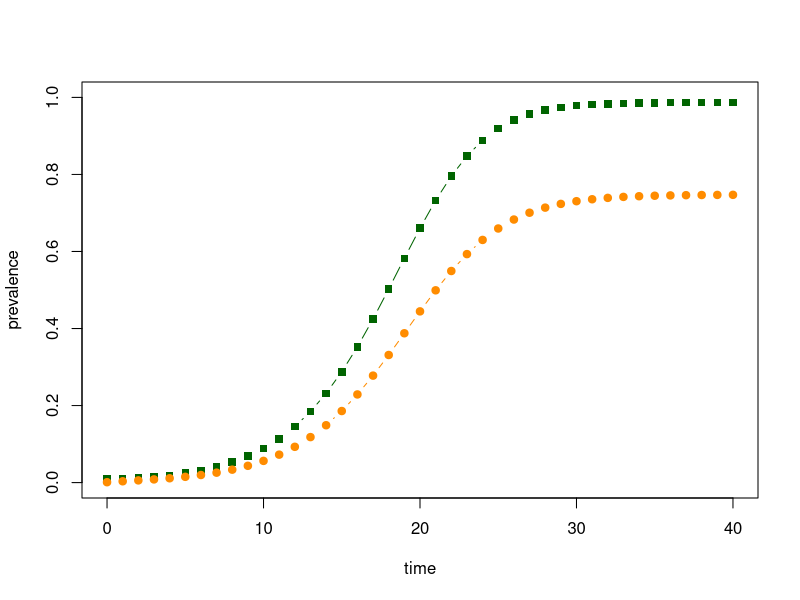
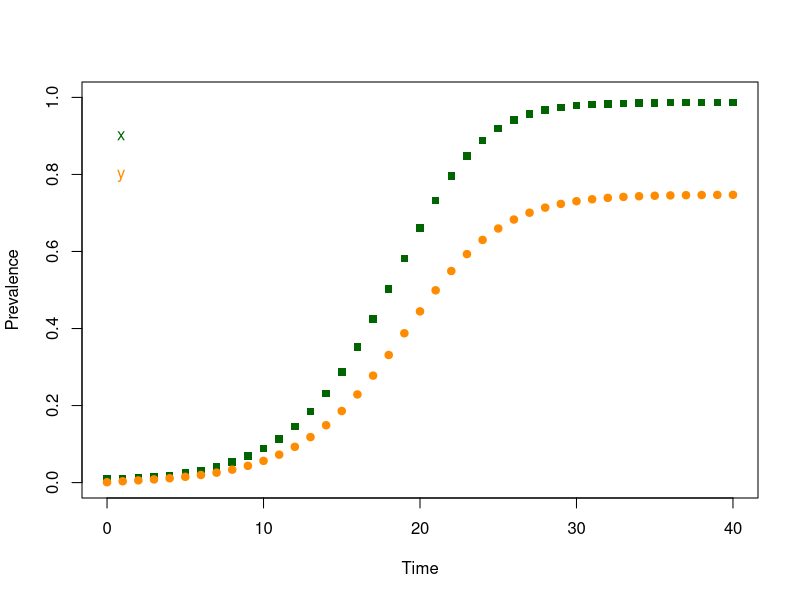
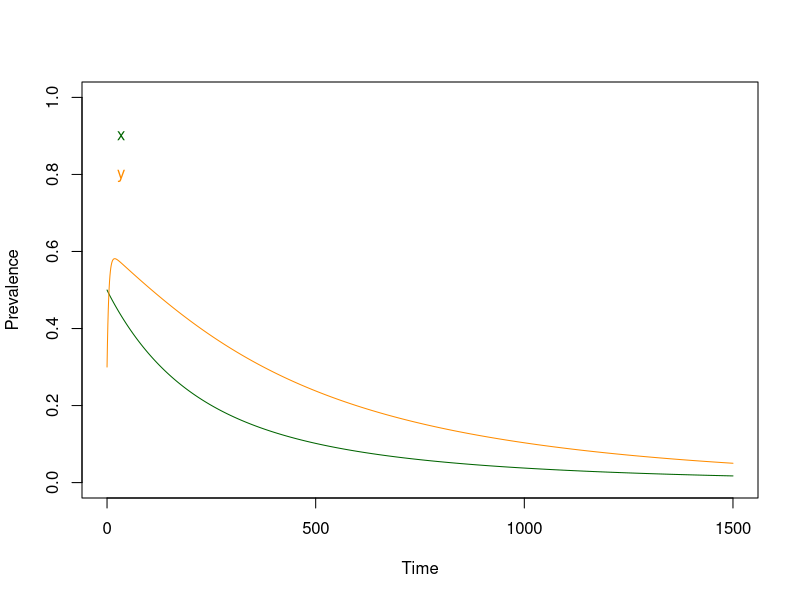
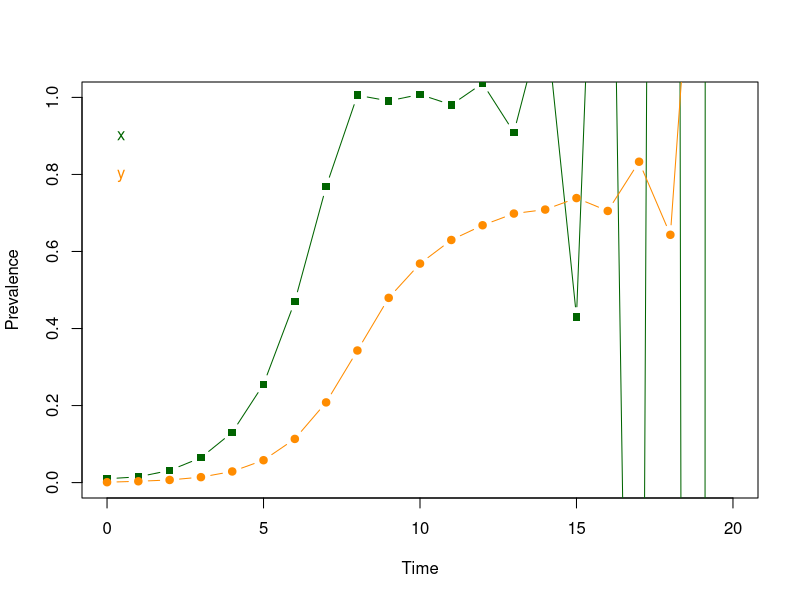
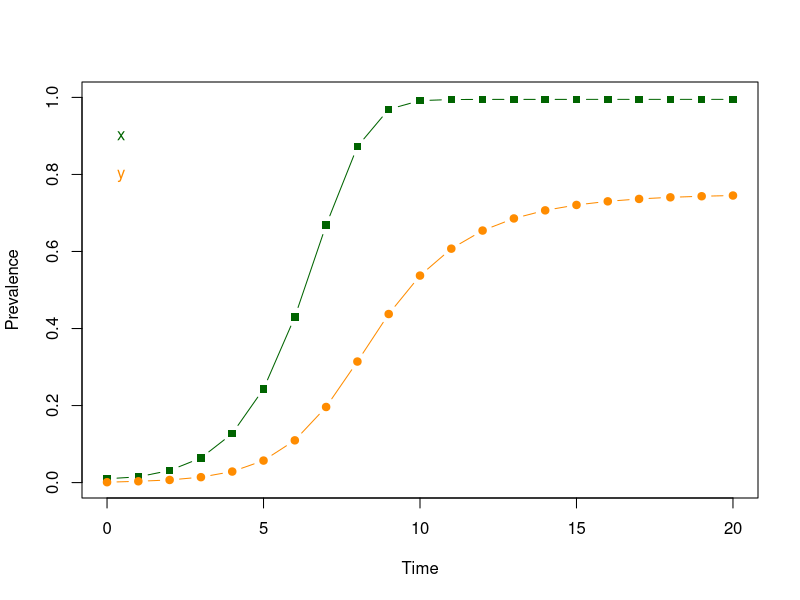
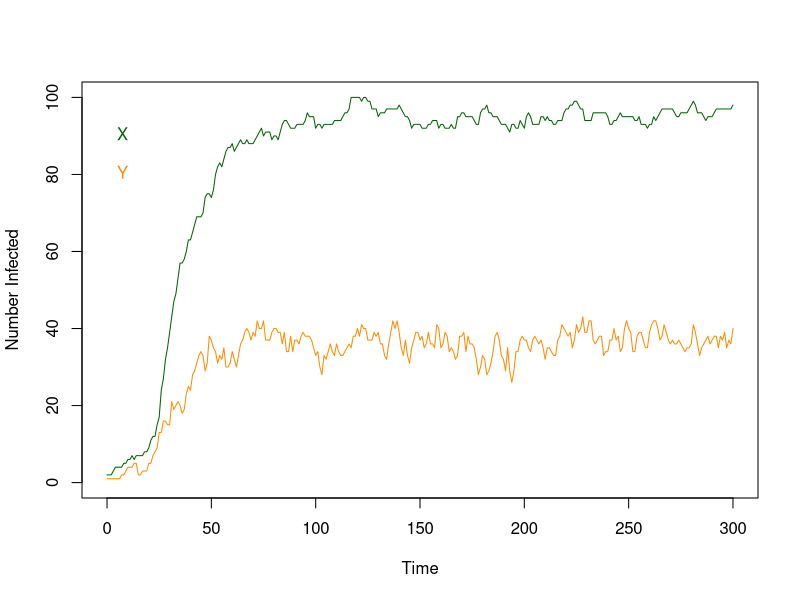
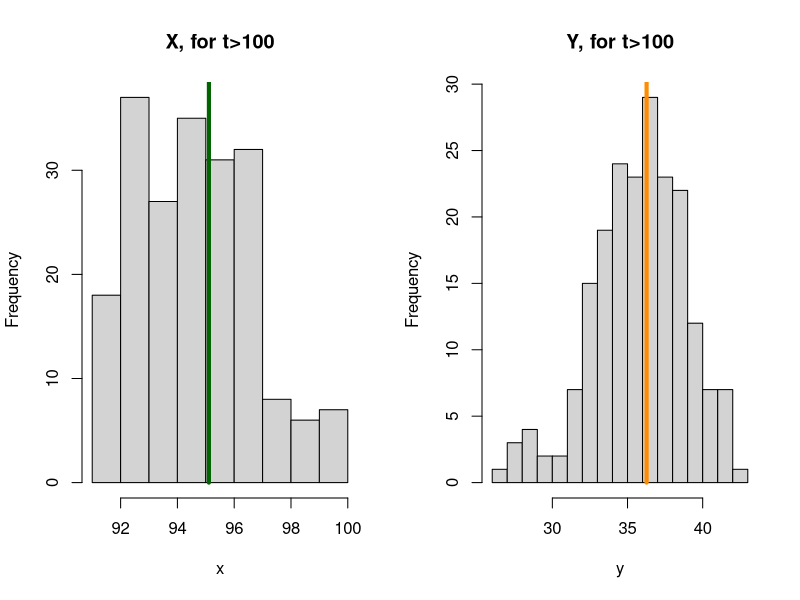
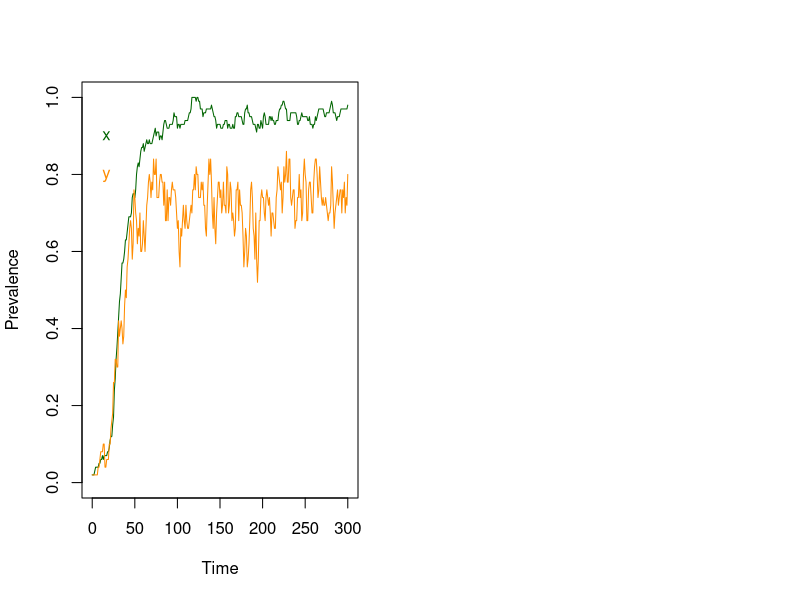

These figures' R source, in order:
## ---- chunk 1
# Initial Conditions at a point in time, as a Named Vector 
xy = c(t=0, x=0.01, y=0.001)
## ---- chunk 2
with(as.list(xy), x) 
## ---- chunk 3
# The parameters, as a list 
ross_dts_par = list(
  s = 1/200, # The fraction of infections that clear each day
  u = 1/12,  # The fraction of mosquitoes that die each day
  a = 1/4,   # The fraction of mosquitoes that blood feed on a human each day
  m = 2      # The number of mosquitoes per human
) 
## ---- chunk 4
# INPUTS
# xy - current variables, as a named vector
# p  - the parameters, as a list
#
# OUTPUTS
# the updated values of the variables, as a named vector

ross_dts_1 = function(xy, p){
  with(as.list(xy), 
    with(p,{
      xn = x - s*x + m*a*y*(1-x) 
      yn = y - u*y + a*x*(1-y) 
      return(c(t=t+1, x=xn, y=yn))
    })
  )
}
## ---- chunk 5
# xy_t stores the values of the variables
xy_t = xy 
## ---- chunk 6
# Compute 
xy = ross_dts_1(xy, ross_dts_par)
## ---- chunk 7
# Print to screen
print(xy) 
## ---- chunk 8
# Store 
xy_t = rbind(xy_t, xy)
## ---- chunk 9
# Print to screen
print(xy_t) 
## ---- chunk 10
# Iterate to compute the values as they change over time 
for(t in 2:40){
  xy = ross_dts_1(xy, ross_dts_par) 
  xy_t = rbind(xy_t, xy) 
} 
## ---- chunk 11
print(tail(xy_t, 3)) 
## ---- chunk 12
with(data.frame(xy_t),{
  plot(t, x, type = "b", ylim = c(0,1), ylab = "prevalence", xlab = "time",
       col = "darkgreen",  pch=15)
  lines(t, y, type = "b", col = "darkorange", pch =19)
})
## ---- chunk 13
# INPUTS
# pars - the parameters, as a list 
# x0   - the initial value of x
# y0   - the initial value of y
# t0   - the initial value of t
# tmax - the last value of t 
#
# OUTPUTS
# the values of the variables over time, as a list 
ross_dts_solve_1 = function(pars, x0=.01, y0 = 0.001, t0=0, tmax=100){
   xy = c(t=t0, x=x0, y=y0) 
   xy_t = xy 
   for(t in (t0+1):tmax){
     xy = ross_dts_1(xy, pars)
     xy_t = rbind(xy_t, xy)
   }
   return(list(time=xy_t[,1], x=xy_t[,2], y = xy_t[,3], last = xy)) 
}
## ---- chunk 14
# INPUTS
# xy_t - a list with elements named x, y, and time
# type - plot type:  "l" or "p" or "b"
# lty  - lty  
# add  - if TRUE, add to existing plot 
#
# OUTPUTS
# the values of the variables over time, as a list 
plot_xy = function(xy_t, type = "l", lty=1, add=FALSE){with(xy_t,{
  if(add == FALSE) 
  plot(time, x, "n", ylim = c(0,1), ylab = "Prevalence", xlab = "Time")
  lines(time, x, type = type, lty=lty, col = "darkgreen", pch =15)
  lines(time, y, type = type, lty=lty, col = "darkorange", pch =19)
  text(0, 0.9, "x", col = "darkgreen", pos=4) 
  text(0, 0.8, "y", col = "darkorange", pos=4) 
})}
## ---- chunk 15
plot_xy(ross_dts_solve_1(ross_dts_par, tmax=40), type="p") 
## ---- chunk 16
# The last value is still stored as xy; the [-1] omits t
xy[-1] - ross_dts_1(xy, ross_dts_par)[-1]
## ---- chunk 17
for(i in 41:140){
  xy = ross_dts_1(xy, ross_dts_par)
  xy_t = rbind(xy_t, xy) 
} 
xy[-1] - ross_dts_1(xy, ross_dts_par)[-1]
## ---- chunk 18
# INPUTS
# params - the parameters, as a list 
#
# OUTPUTS
# the steady state values of x and y 
ross_dts_steady_0 = function(params){with(params,{
  xx = (m*a^2 - s*u)/ (m*a^2 + s*a)
  yy = a*xx/(u+a*xx) 
  c(x=xx,y=yy)
})}
## ---- chunk 19
ross_dts_steady_0(ross_dts_par)
## ---- chunk 20
ross_dts_par1 = ross_dts_par
ross_dts_par1$m = 0.005
ross_dts_steady_0(ross_dts_par1)
## ---- chunk 21
plot_xy(ross_dts_solve_1(ross_dts_par1, x0 = .5, y0=.3, tmax=1500)) 
## ---- chunk 22
ross_dts_steady_0(ross_dts_par1)
## ---- chunk 23
m_crit = with(ross_dts_par, s*u/a^2)
m_crit 
## ---- chunk 24
ross_dts_par2 = ross_dts_par
ross_dts_par2$m = m_crit
ross_dts_steady_0(ross_dts_par2)
## ---- chunk 25
# INPUTS
# params - the parameters, as a list 
#
# OUTPUTS
# the steady state values of x and y 
ross_dts_steady_1 = function(params){with(params,{
  xx = ifelse(m*a^2 > s*u, (m*a^2 - s*u)/(m*a^2 + s*a), 0) 
  yy = a*xx/(u+a*xx) 
  c(x=xx,y=yy)
})}
## ---- chunk 26
ross_dts_steady_1(ross_dts_par1)
## ---- chunk 27
xy[-1]
## ---- chunk 28
ross_dts_steady_1(ross_dts_par) 
## ---- chunk 29
sum(abs(xy[-1] - ross_dts_steady_1(ross_dts_par)))
## ---- chunk 30
# INPUTS
# xy  - xy 
# par - a set of parameters for a ross_dts model 
# tol - a tolerance level 
#
# OUTPUTS
# boolean - 
ross_dts_checkit_1 = function(xy, ross_dts_pars, tol=1e-9){
  sum(abs(xy[-1] - ross_dts_steady_1(ross_dts_pars)))  < tol
}
## ---- chunk 31
ross_dts_checkit_1(xy, ross_dts_par)
## ---- chunk 32
ross_dts_par3 = ross_dts_par
ross_dts_par3$m = 20 
plot_xy(ross_dts_solve_1(ross_dts_par3, x0 = .01, y0=.001, tmax=20), "b") 
## ---- chunk 33
# INPUTS
# xy      - current variables, as a named vector
# params  - the parameters, as a list
#
# OUTPUTS
# the updated values of the variables, as a named vector
ross_dts_2 = function(xy, params){with(as.list(xy), with(params,{
  xn = x - s*x + (1-exp(-m*a*y))*(1-x) 
  yn = y - u*y + a*x*(1-y) 
  t=t+1
  return(c(t=t, x=xn, y=yn))
}))}
## ---- chunk 34
# INPUTS
# pars - the parameters, as a list 
# x0   - the initial value of x
# y0   - the initial value of y
# t0   - the initial value of t
# tmax - the last value of t 
#
# OUTPUTS
# the values of the variables over time, as a list 
ross_dts_solve_2 = function(pars, x0=.01, y0 = 0.001, t0=0, tmax=100){
   xy = c(t=t0, x=x0, y=y0) 
   xy = c(t=0, x=x0, y=y0) 
   xy_t = xy 
   for(t in (t0+1):tmax){
     xy = ross_dts_2(xy, pars)
     xy_t = rbind(xy_t, xy)
   }
   return(list(time=xy_t[,1], x=xy_t[,2], y = xy_t[,3], last = xy)) 
}
## ---- chunk 35
plot_xy(ross_dts_solve_2(ross_dts_par3, x0 = .01, y0=.001, tmax=20), "b") 
## ---- chunk 36
# INPUTS
# par - the model parameters, as a list 
#
# OUTPUTS
# the steady state values of x and y 
ross_dts_steady_2 = function(pars){with(pars,{
   f_xx = function(x, pp){with(pp,{
     xx = (1 - exp(-m*a^2*x/(u+a*x)))*(1-x) - s*x
     y = a*xx/(u+a*xx)
     yy = u*y + a*xx*(1-y) 
     return(xx^2 + yy^2)
   })}
   xx = optimize(f_xx, c(0,1), pp=pars, tol = 1e-10)$min
   yy = a*xx/(u+a*xx) 
   c(xx, yy)
})}
## ---- chunk 37
ross_dts_steady_2(ross_dts_par3)
## ---- chunk 38
ross_dts_solve_2(ross_dts_par3, x0=.1, y0=.05,tmax=300)$last[-1]
## ---- chunk 39
ross_dts_checkit_2 = function(pars, x0 = .1, y0=.05, tmax=500, tol=1e-7){
  xyt = ross_dts_solve_2(pars, x0=x0, y0=y0, tmax=tmax)
  sum(abs(xyt$last[-1] - ross_dts_steady_2(pars))) < tol
}
## ---- chunk 40
ross_dts_checkit_2(ross_dts_par3)
## ---- chunk 41
# The parameters, as a list 
ross_sdts_par = list(
  M = 50,   # The number of mosquitoes 
  H = 100,   # The number of humans 
  s = 1/200, # The fraction of infections that clear each day
  u = 1/12,  # The fraction of mosquitoes that die each day
  a = 1/4   # The fraction of mosquitoes that blood feed on a human each day
)
ross_sdts_par$m = with(ross_sdts_par, M/H)
## ---- chunk 42
# XY      - a vector of the form c(t, X, Y) 
# params  - the parameters, as a list 
ross_sdts = function(XY, params){
  with(as.list(XY), 
    with(params,{
      ar = 1 - exp(-a*Y/H)
      Xn = rbinom(1, X, 1-s) + rbinom(1, H-X, ar)  
      Yn = rbinom(1, Y, 1-u) + rbinom(1, M-Y, a*X/H)  
      t=t+1
      return(c(t=t, X=Xn, Y=Yn))
}))}
## ---- chunk 43
# INPUTS
# pars - the parameters, as a list 
# X0   - the initial number of infected humans
# Y0   - the initial number of infected mosquitoes 
# t0   - the initial value of t
# tmax - the last value of t 
#
# OUTPUTS
# the values of the variables over time, as a list 
sim_ross_sdts = function(pars, X0=2, Y0 = 1, t0=0, tmax=100){
   XY = c(t=t0, X=X0, Y=Y0) 
   XY_t = XY 
   for(t in (t0+1):tmax){
     XY = ross_sdts(XY, pars)
     XY_t = rbind(XY_t, XY)
   }
   X=XY_t[,2] 
   Y=XY_t[,3]
   x=X/pars$H 
   y=Y/pars$M 
   return(list(time=XY_t[,1], x=x, y=y, X=X, Y=Y, last = XY)) 
}
## ---- chunk 44
# INPUTS
# XY_t - a list with elements named x, y, and time
# type - plot type:  "l" or "p" or "b"
# lty  - lty  
# add  - if TRUE, add to existing plot 
plot_XY = function(XY_t, type="l", lty=1, add= FALSE){with(XY_t,{
  if(add == FALSE) 
  plot(time, X, type = "n", ylim = range(0, X, Y), ylab = "Number Infected", xlab = "Time")
  lines(time, X, type=type, lty=lty, col="darkgreen", pch =15)
  lines(time, Y, type=type, lty=lty, col="darkorange", pch =19)
  text(0, 0.9*max(X,Y), "X", col = "darkgreen", pos=4) 
  text(0, 0.8*max(X,Y), "Y", col = "darkorange", pos=4) 
})}
## ---- chunk 45
set.seed(253)
XYt <- sim_ross_sdts(ross_sdts_par, tmax=300) 
## ---- chunk 46
plot_XY(XYt)
## ---- chunk 47
Xdist= with(XYt, X[-c(1:100)]) 
Ydist= with(XYt, Y[-c(1:100)]) 
mX = mean(Xdist)
mY = mean(Ydist) 
c(X=mX, Y=mY)
## ---- chunk 48
par(mfrow=c(1,2))
hist(Xdist,  xlab = "x", main = "X, for t>100")
segments(mX, 0, mX, 250, lwd=4, col = "darkgreen")
hist(Ydist, 15, xlab = "y", main = "Y, for t>100")
segments(mY, 0, mY, 200, lwd=4, col = "darkorange")
## ---- chunk 49
plot_xy(XYt)
## ---- chunk 50
xdist= with(XYt, x[-c(1:100)]) 
ydist= with(XYt, y[-c(1:100)]) 
mx = mean(xdist)
my = mean(ydist)
c(x=mx, y=my) 
## ---- chunk 51
par(mfrow=c(1,2))
hist(xdist,  xlab = "x", main = "x, for t>100")
segments(mx, 0, mx, 250, lwd=4, col = "darkgreen")
hist(ydist, 15, xlab = "y", main = "y, for t>100")
segments(my, 0, my, 200, lwd=4, col = "darkorange")
## ---- chunk 52
with(XYt,{
  ix = which(time>100)
  plot(jitter(X[ix]), jitter(Y[ix]), xlab = "X", ylab = "Y")
}) 
points(mX, mY, col = "darkred", pch = 8, cex =3)
## ---- chunk 53
c(mx, my) - ross_dts_steady_2(ross_sdts_par)
## ---- chunk 54
library(deSolve)
## ---- chunk 55
ross_xde_inits = c(x=0.01, y=0.01)
## ---- chunk 56
# The parameters, as list 
ross_xde_par = list(
  r = 1/200, # The clearance rate for infections 
  g = 1/12,  # The mosquito daily death rate 
  a = 1/4,   # The mosquito human blood feeding rate 
  m = 0.5      # The number of mosquitoes per human
) 
## ---- chunk 57
# INPUTS
# t - the current time 
# vars - the variables, as a named vector 
# pars - the parameters, as a list
# OUTPUTS
# the derivatives, as a list 
ross_xde = function(t, vars, pars){
  with(pars, 
    with(as.list(vars),{
    
      dxdt = m*a*y*(1-x) - r*x
      dydt = a*x*(1-y) - g*y
  
      return(list(c(dxdt, dydt)))
    })
  )
}
## ---- chunk 58
c(1/200, 1-exp(-1/200)) 
## ---- chunk 59
deSolve::ode(ross_xde_inits, 0:5, ross_xde, ross_xde_par)
## ---- chunk 60
# INPUTS: 
# pars -- the parameter values, as a list
# x0   -- the initial value for x(t) 
# y0   -- the initial value for y(t) 
# tmax -- the largest value of t  
# dt   -- the interval for t 
# OUTPUT: 
# the output of ode as a data.frame 
ross_xde_solve = function(pars, x0=.01, y0=0.001, tmax=100, dt=1){
  tms = seq(0, tmax, by = dt)
  xy0 = c(x=x0, y=y0)
  data.frame(ode(xy0, tms, ross_xde, pars)) 
}
## ---- chunk 61
deout <- ross_xde_solve(ross_xde_par)
## ---- chunk 62
plot_xy(deout)
## ---- chunk 63
deout1 <- ross_xde_solve(ross_xde_par, x0=0.2, y0=0.02)
deout2 <- ross_xde_solve(ross_xde_par, x0=.99, y0=0.99)
## ---- chunk 64
plot_xy(deout)
plot_xy(deout1, lty=2, add=TRUE)
plot_xy(deout2, lty=3, add=TRUE)
## ---- chunk 65
ross_xde_steady_1 = function(pars){with(pars,{
  xx = ifelse(m*a^2 > r*g, (m*a^2 - r*g)/(m*a^2 + r*a), 0) 
  yy = a*xx/(g+a*xx)
  c(x=xx, y=yy)
})}
## ---- chunk 66
ross_xde_steady_1(ross_xde_par)
## ---- chunk 67
de_eq <- ross_xde_solve(ross_xde_par, tmax=500, dt=5)
with(de_eq, c(x=tail(x,1), y=tail(y,1))) 
## ---- chunk 68
# The parameters, as list 
ross_sxde_par = list(
  r = 1/200, # The clearance rate for infections 
  g = 1/12,  # The mosquito daily death rate 
  a = 1/4,   # The mosquito human blood feeding rate 
  M = 50,   # The number of mosquitoes 
  H = 100    # The number of humans
) 
## ---- chunk 69
ross_sxde = function(XY, pars){
  with(as.list(XY), with(pars,{
    p1 = a*Y*(H-X)/H
    p2 = r*X 
    p3 = a*X*(M-Y)/H
    p4 = g*Y 

    t = t + rexp(1, p1+p2+p3+p4)
    
    event = sample(1:4, 1, prob=c(p1, p2, p3, p4))
    if (event==1) X <- X+1
    if (event==2) X <- X-1
    if (event==3) Y <- Y+1
    if (event==4) Y <- Y-1
    
    return(c(t=t,  X=X, Y=Y, x=X/H, y=Y/M))
}))}
## ---- chunk 70
xy = c(t=0, X=10, Y=10)
for (i in 1:5){
  xy <- ross_sxde(xy, ross_sxde_par)
  print(xy)
}
## ---- chunk 71
sim_ross_sxde = function(pars, X0=2, Y0=1, tmax=300){
   XY = c(t=0, X=X0, Y=Y0) 
   tm = XY[1]
   XY_t = c()  
   while(tm < tmax){
     XY = ross_sxde(XY, pars)
     tm = XY[1]
     XY_t = rbind(XY_t, XY)
   }
   return(list(time=XY_t[,1], X=XY_t[,2], Y=XY_t[,3], x = XY_t[,4], y = XY_t[,5])) 
}
## ---- chunk 72
out <- sim_ross_sxde(ross_sxde_par)
## ---- chunk 73
par(mfrow = c(2,1))
plot_XY(out)
plot_xy(out)
## ---- chunk 74
par(mfrow=c(1,2))
with(out,{
  ix = which(time>100)
  xdist= X[ix]; mx = mean(xdist)
  ydist= Y[ix]; my = mean(ydist) 
  hist(xdist, 10, xlab = "X", main = "X, for t>100")
  segments(mx, 0, mx, 250, lwd=4, col = "darkgreen")
  hist(ydist, 15, xlab = "Y", main = "Y, for t>100")
  segments(my, 0, my, 200, lwd=4, col = "darkorange")
})
## ---- chunk 75
par(mfrow=c(1,2))
with(out,{
  ix = which(time>100)
  xdist= x[ix]; mx = mean(xdist)
  ydist= y[ix]; my = mean(ydist) 
  hist(xdist, 10, xlab = "x", main = "x, for t>100")
  segments(mx, 0, mx, 250, lwd=4, col = "darkgreen")
  hist(ydist, 15, xlab = "y", main = "y, for t>100")
  segments(my, 0, my, 200, lwd=4, col = "darkorange")
})
## ---- chunk 76
# The parameters, as list 
ross_xde_par_5 = list(
  r = 1/200, # The clearance rate for infections 
  g = 1/12,  # The mosquito daily death rate 
  a = 1/4,   # The mosquito human blood feeding rate 
  m = 0.5,   # The number of mosquitoes per human
  H = 100,
  M = 50
) 
## ---- chunk 77
ross_xde_solve(ross_xde_par_5, x0=0.01, y=0.02, tmax=200, dt=1) -> r_xde
sim_ross_sxde(ross_xde_par_5, X0=1, Y0=1, tmax=200) -> s_xde0
sim_ross_sxde(ross_xde_par_5, X0=1, Y0=1, tmax=200) -> s_xde1
sim_ross_sxde(ross_xde_par_5, X0=1, Y0=1, tmax=200) -> s_xde2
sim_ross_sxde(ross_xde_par_5, X0=1, Y0=1, tmax=200) -> s_xde3
sim_ross_sxde(ross_xde_par_5, X0=1, Y0=1, tmax=200) -> s_xde4
sim_ross_sxde(ross_xde_par_5, X0=1, Y0=1, tmax=200) -> s_xde5
## ---- chunk 78
# The parameters, as a list 
ross_dts_par_5 = list(
#  s = 1-exp(-1/200), # The fraction of infections that clear each day
  s = 1/200, # The fraction of infections that clear each day
#  u = 1-exp(-1/12),  # The fraction of mosquitoes that die each day
  u = 1/12,  # The fraction of mosquitoes that die each day
  a = 1/4,   # The fraction of mosquitoes that blood feed on a human each day
  m = 0.5,   # The number of mosquitoes per human
  H = 100,
  M = 50
) 
## ---- chunk 79
# INPUTS
# xy_t - a list with elements named x, y, and time
# type - plot type:  "l" or "p" or "b"
# lty  - lty  
# add  - if TRUE, add to existing plot 
#
# OUTPUTS
# the values of the variables over time, as a list 
plot_x = function(xy_t, type = "l", lty=1, clr="darkgreen", add=FALSE){with(xy_t,{
  if(add == FALSE) 
  plot(time, x, "n", ylim = c(0,1), main = "Human Infection Prevalence",
       ylab = "x - Proportion Infected", xlab = "Time")
  lines(time, x, type = type, lty=lty, col = clr, pch =15)
})}
## ---- chunk 80
# INPUTS
# xy_t - a list with elements named x, y, and time
# type - plot type:  "l" or "p" or "b"
# lty  - lty  
# add  - if TRUE, add to existing plot 
#
# OUTPUTS
# the values of the variables over time, as a list 
plot_y = function(xy_t, type = "l", lty=1, clr="darkorange", add=FALSE){with(xy_t,{
  if(add == FALSE) 
  plot(time, y, "n", ylim = c(0,1), main = "Mosquito Infection Prevalence",
       ylab = "y - Proportion Infected", xlab = "Time")
  lines(time, y, type = type, lty=lty, col = clr, pch =15)
})}
## ---- chunk 81
ross_dts_solve_2(ross_dts_par_5, x0=0.01, y0=0.02, tmax=200) -> r_dts
ross_dts_solve_1(ross_dts_par_5, x0=0.01, y0=0.02, tmax=200) -> r1_dts
sim_ross_sdts(ross_dts_par_5, X0=1, Y0=1, tmax=200) -> s_dts0
sim_ross_sdts(ross_dts_par_5, X0=1, Y0=1, tmax=200) -> s_dts1
sim_ross_sdts(ross_dts_par_5, X0=1, Y0=1, tmax=200) -> s_dts2
sim_ross_sdts(ross_dts_par_5, X0=1, Y0=1, tmax=200) -> s_dts3
sim_ross_sdts(ross_dts_par_5, X0=1, Y0=1, tmax=200) -> s_dts4
sim_ross_sdts(ross_dts_par_5, X0=1, Y0=1, tmax=200) -> s_dts5
## ---- chunk 82
library(viridisLite)
clrs = turbo(4)
par(mfrow = c(2,1))
plot_x(r_xde,  clr = clrs[1])
plot_x(r_dts,  clr = clrs[2], add=T)
plot_x(s_dts0, clr = clrs[3], lty=2, add=T)
plot_x(s_xde0, clr = clrs[4], lty=2, add=T)

plot_y(r_xde,  clr = clrs[1])
plot_y(r_dts,  clr = clrs[2], add=T)
plot_y(s_dts0, clr = clrs[3], lty=2, add=T)
plot_y(s_xde0, clr = clrs[4], lty=2, add=T)
## ---- chunk 83
clrs = turbo(4)
par(mfrow = c(3,1))
plot_x(r_xde, clr = clrs[1])
plot_x(r_dts, clr = clrs[2], add=T)
plot_x(r1_dts, clr = clrs[4], add=T)

plot_y(r_xde, clr = clrs[1])
plot_y(r_dts, clr = clrs[2], add=T)
plot_y(r1_dts, clr = clrs[4], add=T)

tm = with(r_xde, time) 
dx = with(r_xde, x) - with(r_dts, x)
dy = with(r_xde, y) - with(r_dts, y)

dx1 = with(r_xde, x) - with(r1_dts, x)
dy1 = with(r_xde, y) - with(r1_dts, y)

plot(tm,  dx, type = "n", ylim = range(dx, dx1, dy, dy1),  ylab = "dx, dy", xlab = "Time", main = "Model Differences")
lines(tm, 0*dx, col = grey(0.8))
lines(tm,  dx, col = "darkgreen", lwd=2)
lines(tm,  dx1, col = "darkgreen", lwd=2, lty=3)
lines(tm,  dy, col = "darkorange", lwd=2)
lines(tm,  dy1, col = "darkorange", lwd=2, lty=3)
## ---- chunk 84
ssd_2mods = function(m1, m2, norm=1){
  dx = sum((with(m1, x) - with(m2, x))^2) 
  dy = sum((with(m1, y) - with(m2, y))^2) 
  return((dx+dy)/norm) 
}
## ---- chunk 85
ssd_2mods(r_xde, r_dts, norm = length(r_xde$time))
## ---- chunk 86
sabs_2mods = function(m1, m2, norm=1){
  dx = sum(abs(with(m1, x) - with(m2, x))) 
  dy = sum(abs(with(m1, y) - with(m2, y)))
  return((dx+dy)/norm) 
}
## ---- chunk 87
sabs_2mods(r_xde, r1_dts, norm = length(r_xde$time))
## ---- chunk 88
library(viridisLite)
clrsA = mako(8)[2:7]
clrsB = rocket(8)[2:7]
par(mfrow = c(2,1))

plot_x(r_xde, clr=clrs[1])
plot_x(s_dts0, clr=clrsA[1], add=T)
plot_x(s_xde0, clr=clrsB[1], add=T)
plot_x(s_dts1, clr=clrsA[2], add=T)
plot_x(s_xde1, clr=clrsB[2], add=T)
plot_x(s_dts2, clr=clrsA[3], add=T)
plot_x(s_xde2, clr=clrsB[3], add=T)
plot_x(s_dts3, clr=clrsA[4], add=T)
plot_x(s_xde3, clr=clrsB[4], add=T)
plot_x(s_dts4, clr=clrsA[5], add=T)
plot_x(s_xde4, clr=clrsB[5], add=T)
plot_x(s_dts5, clr=clrsA[6], add=T)
plot_x(s_xde5, clr=clrsB[6], add=T)

plot_y(r_xde, clr=clrs[1])
plot_y(s_dts0, clr=clrsA[1], add=T)
plot_y(s_xde0, clr=clrsB[1], add=T)
plot_y(s_dts1, clr=clrsA[2], add=T)
plot_y(s_xde1, clr=clrsB[2], add=T)
plot_y(s_dts2, clr=clrsA[3], add=T)
plot_y(s_xde2, clr=clrsB[3], add=T)
plot_y(s_dts3, clr=clrsA[4], add=T)
plot_y(s_xde3, clr=clrsB[4], add=T)
plot_y(s_dts4, clr=clrsA[5], add=T)
plot_y(s_xde4, clr=clrsB[5], add=T)
plot_y(s_dts5, clr=clrsA[6], add=T)
plot_y(s_xde5, clr=clrsB[6], add=T)
